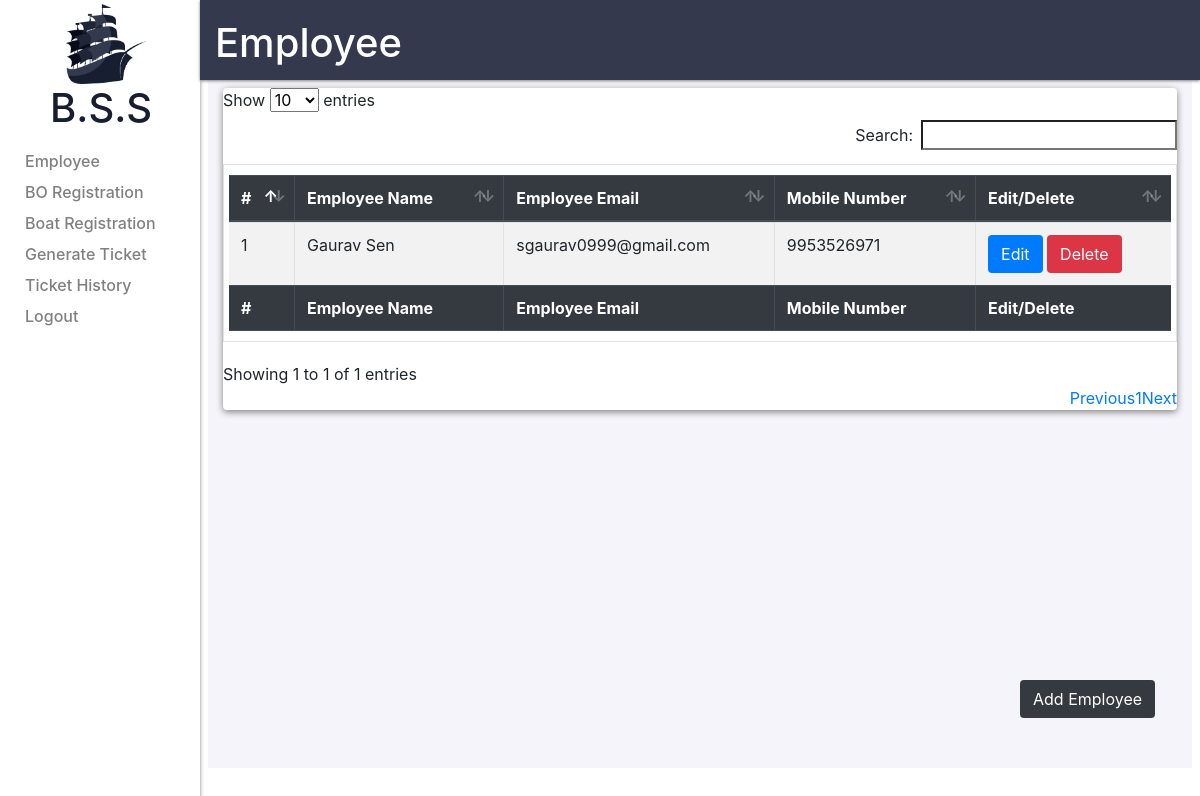
Page /modules/admin/employee_listing.php (signed in) on the earlier database version.
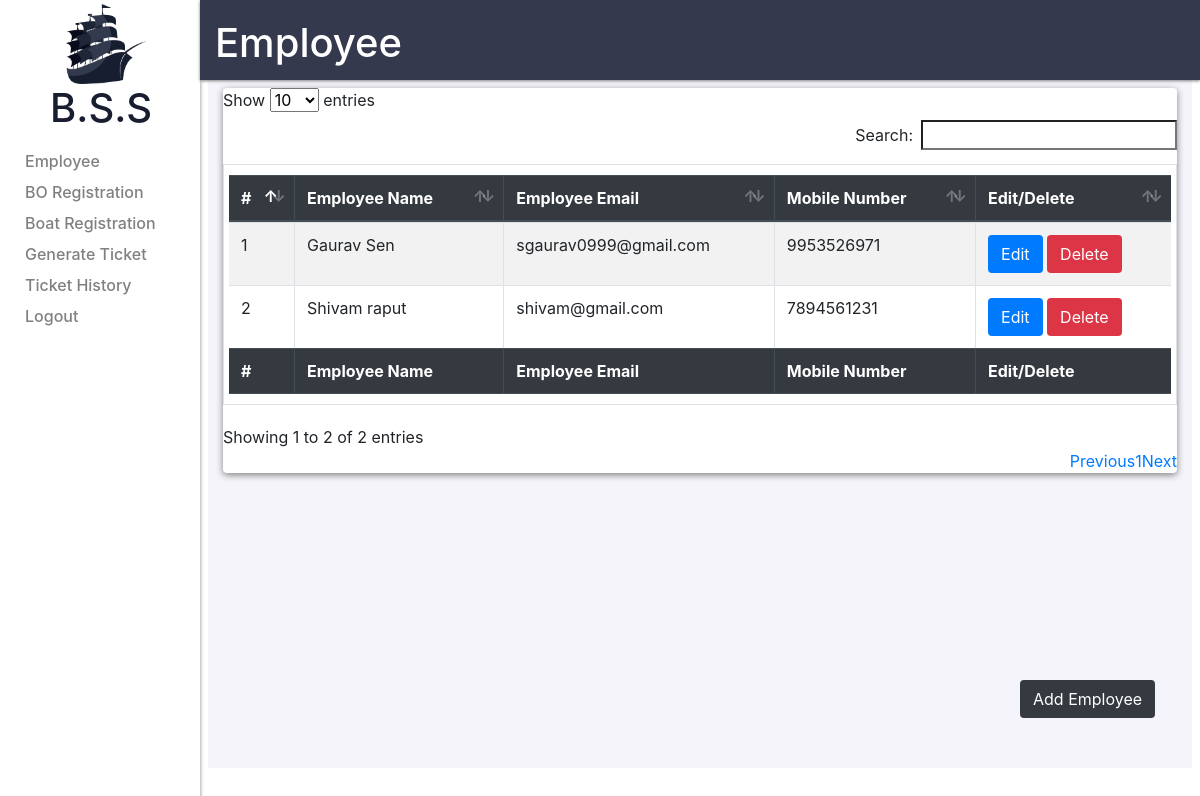
Same page on the later database version.
### tables this page shows
CREATE TABLE `users` (
  `userid` int(11) NOT NULL,
  `username` varchar(20) NOT NULL,
  `roleid` int(11) NOT NULL,
  `password` longtext NOT NULL,
  `email` varchar(60) NOT NULL,
  `mobilenumber` bigint(10) NOT NULL,
  `name` varchar(20) NOT NULL,
  `status` tinyint(1) NOT NULL DEFAULT 0
);

### modules/admin/employee_listing.php (the view, shortened to what this page needs)
<?php
require"../../includes/admin/layout/head.php";
require"../../includes/admin/layout/sidebar.php";
require"../../includes/admin/dbconnect.php";
$listing_query="SELECT * FROM users WHERE roleid = 2 && status = 1";
$execute_query=mysqli_query($connect,$listing_query);
$index=1;
?>
<div class="col-10 header_container">
<h1 class=header_name>Employee</h1>
</div>
<div class="container">
    <div class="row">
            <div class="col">
            	<div class="add_button">
					<button type="button" class="btn btn-dark" data-toggle="modal" onclick="addemp()" data-target="#myModal">Add Employee</button>
            	</div>
            	<div class="wrapper">
	            	<table class="table customtable table-striped table-bordered" id="emplist">
	            		<thead class="thead-dark">
	            		<tr>
		        			<th scope="col">#</th>
		            		<th scope="col">Employee Name</th>
		            		<th scope="col">Employee Email</th>
		            		<th scope="col">Mobile Number</th>
		            		<th scope="col">Edit/Delete</th>
		            	</tr>
		            </thead>
		            <tbody>
	<?php
		while($data=mysqli_fetch_assoc($execute_query))
			{
				echo '<tr>';
				echo '<td scope="row">'.$index.'</td>';
				echo '<td>'.$data['name'].'</td>';
				echo '<td>'.$data['email'].'</td>';
				echo '<td>'.$data['mobilenumber'].'</td>';
				echo '<td><a href="#" onclick="editemp('.$data['userid'].')" data-toggle="modal" data-target="#myModal" class="btn btn-primary">Edit</a> <a href="../../scripts/admin/employee_delete_script.php?id='.$data['userid'].'" class="btn btn-danger">Delete</a></td>';
				echo '</tr>';
				$index++;
			}
	?>
		         		</tbody>
			       		<tfoot class="thead-dark">
	           				<th scope="col">#</th>
			            		<th scope="col">Employee Name</th>
			            		<th scope="col">Employee Email</th>
			            		<th scope="col">Mobile Number</th>
			            		<th scope="col">Edit/Delete</th>
	        			</tfoot>
	     			</table>
     			</div>
        	</div>
    </div>
</div>

Differences in the rows shown:
added users: name "Shivam raput", email "shivam@gmail.com", mobilenumber "7894561231"
Other differences:
text written by a page script: "Show entries Search: Showing 1 to 1 of 1 entries Previous 1 Next" → "Show entries Search: Showing 1 to 2 of 2 entries Previous 1 Next"
